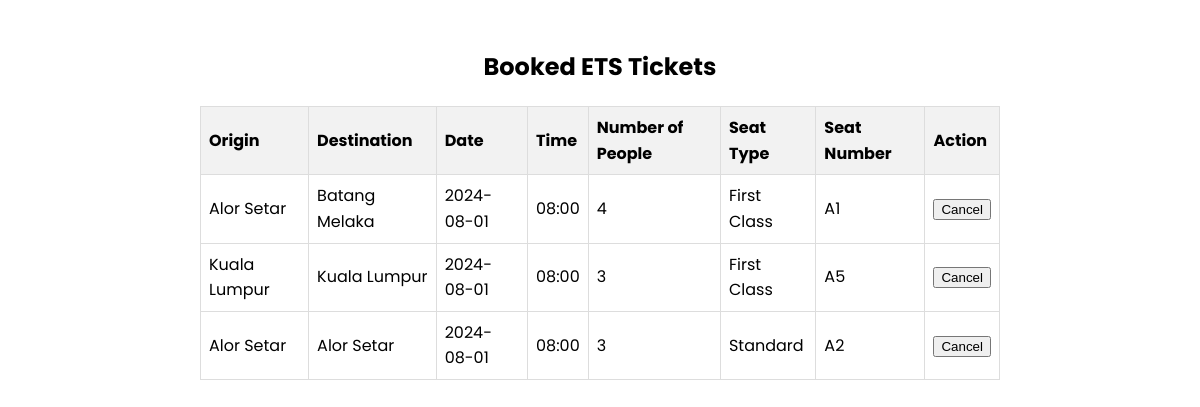
The app's page /ets_ticket (signed in), older data.
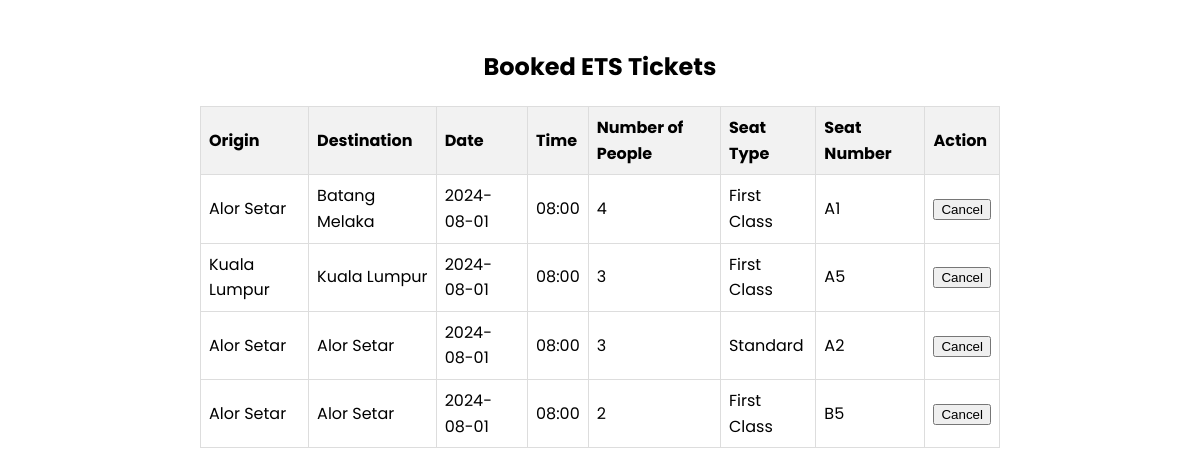
The same page, newer data.
### tables this page shows
CREATE TABLE ets_bookings (
    id INTEGER PRIMARY KEY AUTOINCREMENT,
    origin TEXT NOT NULL,
    destination TEXT NOT NULL,
    date TEXT NOT NULL,
    time TEXT NOT NULL,
    num_people INTEGER NOT NULL,
    seat_type TEXT NOT NULL,
    seat_number INTEGER NOT NULL
);

### RailwayGo/auth.py (the view)
@auth.route('/ets_ticket')
@login_required
def ets_ticket():
    db = get_db_connection()
    cur = db.execute('SELECT * FROM ets_bookings')
    bookings = cur.fetchall()
    db.close()
    session.pop('selected_seat', None)
    return render_template('ticket_ets.html', bookings=bookings)

### RailwayGo/auth.py (called while the page is built)
def login_required(f):
    @wraps(f)
    def decorated_function(*args, **kwargs):
        if 'user_id' not in session:
            flash('Please log in to access this page.', 'error')
            return redirect(url_for('auth.login'))
        return f(*args, **kwargs)
    return decorated_function

def get_db_connection():
    conn = sqlite3.connect('database.db')
    conn.row_factory = sqlite3.Row
    return conn

### RailwayGo/templates/ticket_ets.html (shortened to what this page needs)
<!DOCTYPE html>
<html lang="en">
<head>
</head>
<body>
<div class="container">
    <h2>Booked ETS Tickets</h2>
    <table>
        <thead>
            <tr>
                <th>Origin</th>
                <th>Destination</th>
                <th>Date</th>
                <th>Time</th>
                <th>Number of People</th>
                <th>Seat Type</th>
                <th>Seat Number</th>
                <th>Action</th>
            </tr>
        </thead>
        <tbody>
            {% for booking in bookings %}
            <tr>
                <td>{{ booking['origin'] }}</td>
                <td>{{ booking['destination'] }}</td>
                <td>{{ booking['date'] }}</td>
                <td>{{ booking['time'] }}</td>
                <td>{{ booking['num_people'] }}</td>
                <td>{{ booking['seat_type'] }}</td>
                <td>{{ booking['seat_number'] }}</td>
                <td>
                    <form action="{{ url_for('auth.cancel_ticket', booking_id=booking['id']) }}" method="post">
                        <button type="submit">Cancel</button>
                    </form>
                </td>
            </tr>
            {% endfor %}
        </tbody>
    </table>
</div>
</body>
</html>

### RailwayGo/templates/ticket_ets.html (style rules this page uses)
body { font-family: 'Poppins', sans-serif; line-height: 1.6; padding: 20px; }
table { width: 100%; border-collapse: collapse; margin-top: 20px; }
th, td { border: 1px solid #ddd; padding: 8px; text-align: left; }
th { background-color: #f2f2f2; }
.container { max-width: 800px; margin: 0 auto; }
h2 { text-align: center; }

Row changes from the older to the newer data that the page shows:
added ets_bookings: origin "Alor Setar", destination "Alor Setar", date "2024-08-01", time "08:00", num_people "2", seat_type "First Class", seat_number "B5"
